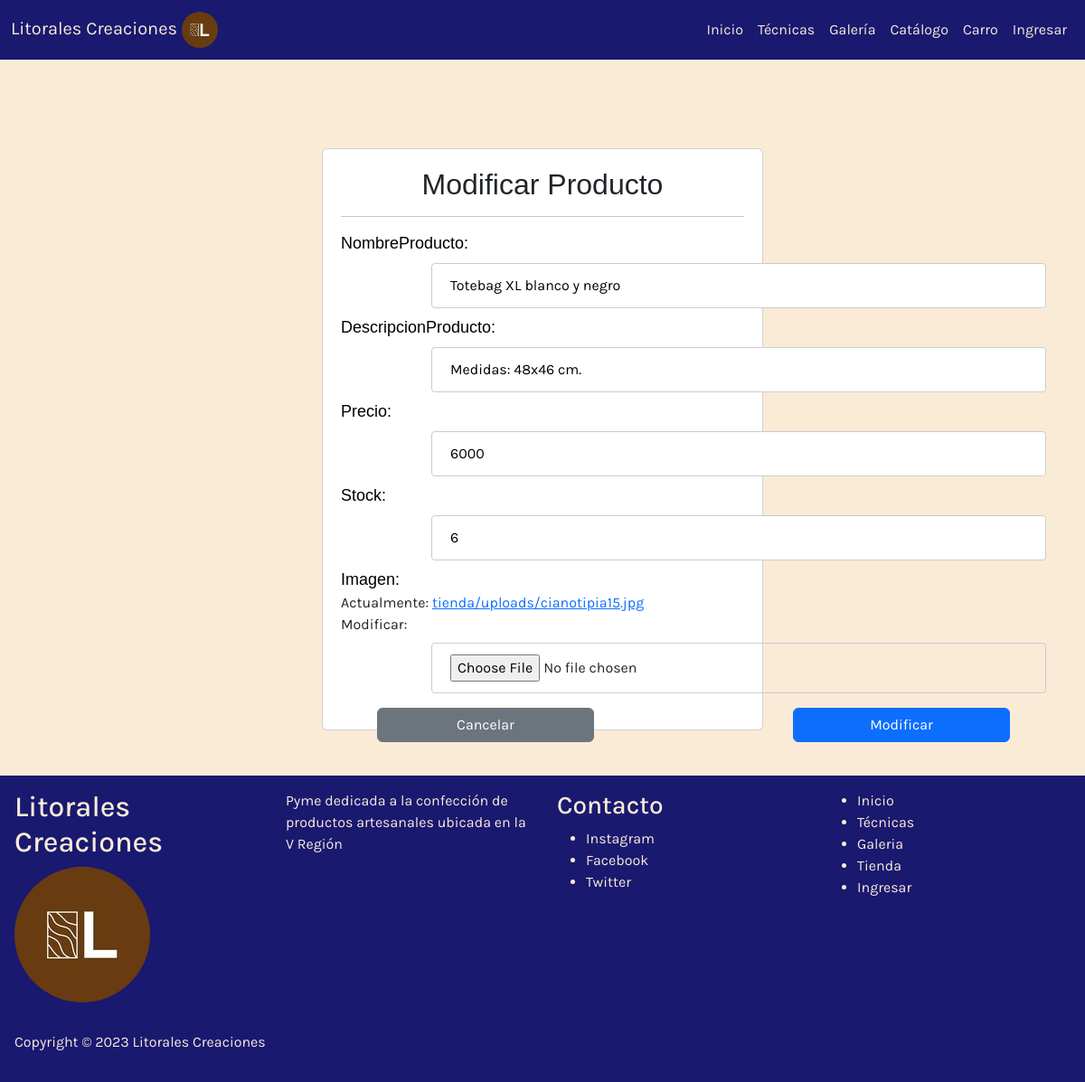
/tienda/productosMod/4/, run on the app's committed database.
### tienda/models.py (models this page shows, shortened)
class Producto(models.Model):
    nombreProducto = models.CharField(max_length=50)
    descripcionProducto = models.CharField(max_length=200)
    precio = models.IntegerField(null=True)
    stock = models.CharField(max_length=3)
    imagen = models.ImageField(upload_to='tienda/uploads/', null=True)

### tienda/views.py (the view)
# urls.py: path('productosMod/<id>/', views.productosMod, name='productosMod'),
def productosMod(request,id):
    producto=get_object_or_404(Producto, id=id)
    data={
        'form':productoForm(instance=producto)
    }
    if request.method == 'POST':
        formulario=productoForm(data=request.POST,instance=producto,files=request.FILES)
        if formulario.is_valid():
            formulario.save()
            return redirect(to="productosList")
        data["form"]=formulario
    return render(request,'tienda/productosMod.html',data)

### tienda/forms.py
class productoForm(forms.ModelForm):
    class Meta:
        model=Producto
        fields='__all__'

### tienda/context_processor.py (called while the page is built)
def total_carrito(request):
    total = 0
    if request.user.is_authenticated:
        if "carrito" in request.session.keys():
            for key, value in request.session["carrito"].items():
                total += int(value["total"])
    return {"total_carrito": total}

### tienda/templates/tienda/productosMod.html (shortened to what this page needs)
{% load static %}
<!DOCTYPE html>
<html lang="en">
<head>
    <link href="https://cdn.jsdelivr.net/npm/bootstrap@5.3.0-alpha2/dist/css/bootstrap.min.css" rel="stylesheet">
    <link rel="stylesheet" href="{% static 'estilos.css' %}">
<link rel="stylesheet" href="https://necolas.github.io/normalize.css/8.0.1/normalize.css">
</head>
<body>
  <nav class="navbar navbar-expand-lg" style="background-color:midnightblue">
    <div class="container-fluid">
      <a class="navbar-brand" class="fs-3">Litorales Creaciones <img id="logo" src="{% static 'media/logo1.jpg' %}" alt="logoL"></a>
      <div class="collapse navbar-collapse" id="navbarNav">
        <ul class="navbar-nav ms-auto mb-2 mb-lg-0">
          <li class="nav-item">
            <a class="nav-link" href="{% url 'index' %}">Inicio</a>
          </li>
          <li class="nav-item">
            <a class="nav-link" href="{% url 'tecnicas' %}">Técnicas</a>
          </li>
          <li class="nav-item">
            <a class="nav-link" href="{% url 'galeria' %}">Galería</a>
          </li>
          <li class="nav-item">
            <a class="nav-link" href="{% url 'catalogo' %}">Catálogo</a>
          </li>
          <li class="nav-item">
            <a class="nav-link" href="{% url 'resumen' %}">Carro</a>
          </li>
          {% if request.user.is_authenticated %}
          <li class="nav-item">
            <a class="nav-link" href="#"> Hola, {{request.user}}</a>
          </li>
          <li class="nav-item">
            <a class="nav-link" href ="{% url 'logout'%}"> Cerrar Sesión</a>
          </li>
          {% else %}
          <li class="nav-item">
            <a class="nav-link" href="{% url 'login' %}">Ingresar</a>
          </li>
          {% endif %}
      </div>
    </div>
  </nav>
<br>
<br>
            <div class="row">
                <div class="col-12 col-md-6 offset-md-3">
                    <div class="card">
                        <div class="card-body">
                            <h2>Modificar Producto</h2>
                            <hr>
                    <form action="" method="POST">
                        {{ form }}
                        <div class="d-flex justify-content-end">
                            <input id="a" type="submit" value="Cancelar" class="btn btn-secondary">
                            <input id="b"type="submit" value="Modificar" class="btn btn-primary">
                        </div>
                    </form>
                </div>
            </div>
        </div>
      </div>
      <footer>
        <div class="footer">
          <article class="columna">
          <h2>Litorales Creaciones</h2>
          <img style="width:auto; height: 150px; border-radius:50%" src="{% static 'media/logo1.jpg'%}" alt="">
        </article>
        <article class="columna">
          <p>Pyme dedicada a la confección de productos artesanales ubicada en la V Región</p>
        </article>
          <article class="columna">
            <h3 class="titulo-columna">Contacto</h3>
            <ul>
              <li><a class="footerLink" href="">Instagram</a></li>
              <li><a class="footerLink" href="">Facebook</a></li>
              <li><a class="footerLink" href="">Twitter</a></li>
            </ul>
          </article>
          <article class="columna">
            <ul>
            <li><a class="footerLink" href="index">Inicio</a></li>
            <li><a class="footerLink" href="tecnicas">Técnicas</a></li>
            <li><a class="footerLink" href="galeria">Galeria</a></li>
            <li><a class="footerLink" href="catalogo">Tienda</a></li>
            <li><a class="footerLink" href="login">Ingresar</a></li>
          </ul>
          </article>
        </div>
        <div class="footer"><p>Copyright © 2023 Litorales Creaciones</p></div>
      </footer>
    </body>
</html>

### tienda/static/estilos.css (style rules this page uses)
* { font-family: 'Karla', sans-serif; }
#logo { display: inline-block; width: 40px; height: 40px; border-radius: 50%; }
.navbar-brand { color: antiquewhite; }
.nav-link { color: antiquewhite; }
body { background-color: antiquewhite; }
.card-body { padding-top: 20px; padding-left: 20px; padding-right: 20px; }
.card-body { border-radius: 10px; }
.footer { display: flex; flex-direction: column; flex-wrap: wrap; gap: 2rem; padding: 1rem; background-color:midnightblue; }
@media (min-width: 700px) { .footer { flex-direction: row; } }
.footer > * { flex:1; color: antiquewhite; }
.footerLink { text-decoration: none; color: antiquewhite; }
* { box-sizing: border-box; }
body { background: antiquewhite; }

### tienda/templates/tienda/productosMod.html (style rules this page uses)
input { width: 100%; padding: 12px 20px; margin: 8px 0; display: inline-block; border: 1px solid #ccc; border-radius: 4px; box-sizing: border-box; margin-left: 100px; }
body { padding: 10px; height: 100vh; min-height: 100vh; padding: 0; background-color: antiquewhite; height: 100vh; overflow: hidden; }
form { width: 680px; height: 520px; }
form label { font-size: 18px; color: #000000; font-family: "Poppins", sans-serif; display: block; }
.card-body h2 { text-align: center; padding: 0px; font-family: "Poppins", sans-serif; }
.card { margin: 50px; padding-bottom: 15px; }
#a { position: relative; left: -5vw; }
#b { position: relative; right: -5vw; }

### data on the page
Producto: nombreProducto "Totebag XL blanco y negro", descripcionProducto "Medidas: 48x46 cm.", precio "6000", stock "6"
